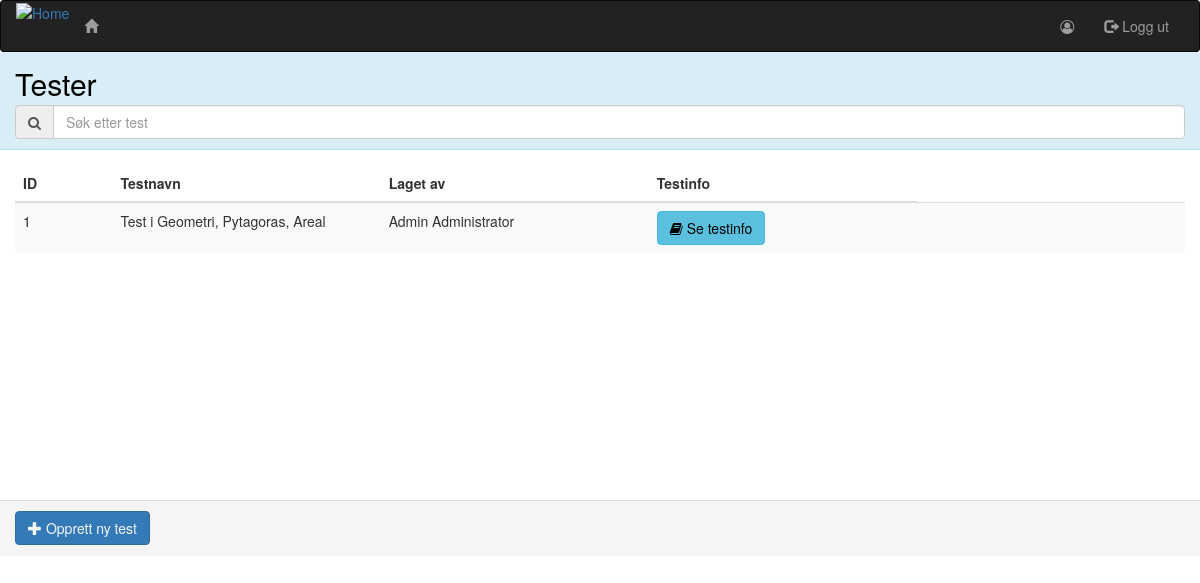
The app's page /matistikk/tester/, older data.
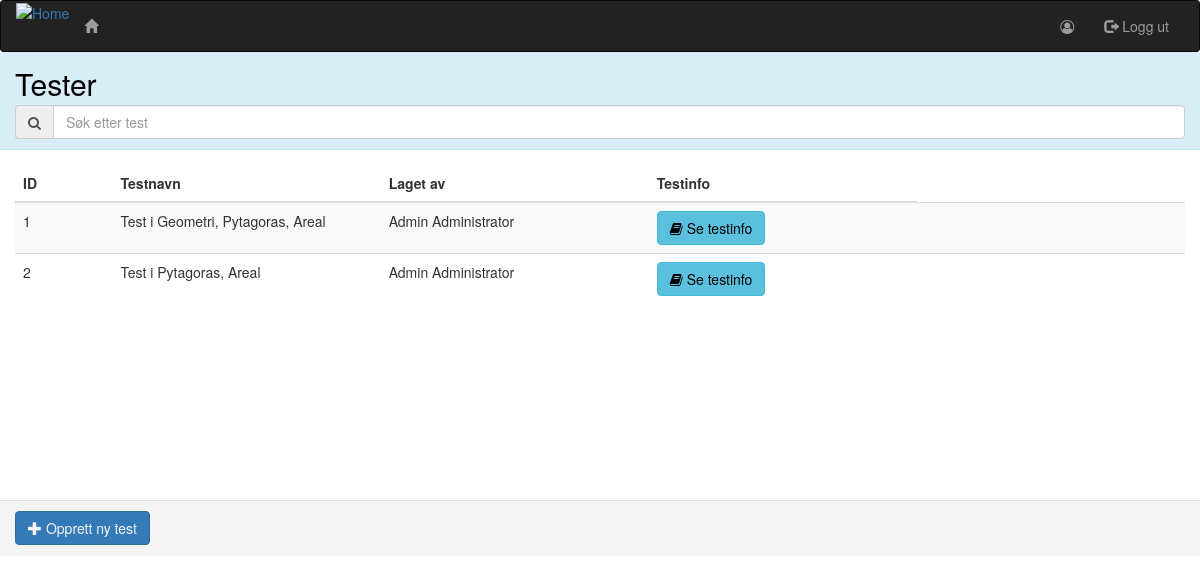
The same page, newer data.
### maths/models.py (models this page shows, shortened)
class TaskCollection(models.Model):
    items = models.ManyToManyField(Item)
    test_name = models.CharField(max_length=100, verbose_name='test navn')
    author = models.ForeignKey(Person)

### administration/models.py (models this page shows, shortened)
class Person(AbstractUser):
    grades = models.ManyToManyField(Grade, default="", blank=True, verbose_name="klasse")
    SEX = [
        ("M", "Gutt"),
        ("F", "Jente")
    ]
    ROLE = [
        (1, "Elev"),
        (2, 'Lærer'),
        (3, 'Skoleadministrator'),
        (4, 'Administrator')
    ]
    sex = models.CharField(max_length=1, choices=SEX, verbose_name="kjønn", null=True)
    date_of_birth = models.DateField(max_length=8, verbose_name='Fødselsdato', null=True)
    role = models.IntegerField(choices=ROLE, default=1, verbose_name='brukertype')
    tests = models.ManyToManyField('maths.Test', blank=True, verbose_name='tester')
    class Meta:
        ordering = ['username']

### maths/views.py (the view)
# urls.py: url(r'tester/$', views.TaskCollectionListView.as_view(), name='taskCollectionList'),
class TaskCollectionListView(AdministratorCheck, generic.ListView):
    template_name = 'maths/taskCollection_list.html'
    model = TaskCollection

### maths/templates/maths/taskCollection_list.html (shortened to what this page needs)
{% extends 'matistikk/base.html' %}
{% block body %}
    <div class="panel panel-info">
        <div class="panel-heading">
            <h2>Tester</h2>
            <div class="input-group">
                    <span class="input-group-addon">
                            <i class="fa fa-search"></i>
                        </span>
                <input type="text" class="form-control" id="search"
                       onkeyup="testSearch('testtable')"
                       placeholder="Søk etter test">
            </div>
        </div>
        <div class="panel-body">
            <div class="tab-content">
                <table class="table table-hover table-striped table-responsive" id="testtable">
                    <thead>
                    <tr>
                        <th class="col-sm-1">ID</th>
                        <th>Testnavn</th>
                        <th>Laget av</th>
                        <th>Testinfo</th>
                    </tr>
                    </thead>
                    <tbody>
                    {% for test in object_list %}
                        <tr class="clickable-row"
                            data-href="{% url 'maths:taskCollectionDetail' test.id %}"
                            style="cursor: pointer">
                            <td>{{ test.id }}</td>
                            <td>{{ test.test_name }}</td>
                            <td>{{ test.author.get_full_name }}</td>
                            <td>
                                <button class="btn btn-info"><i class="fa fa-book" aria-hidden="true"></i> Se testinfo
                                </button>
                            </td>
                            <td></td>
                        </tr>
                    {% endfor %}
                    </tbody>
                </table>
            </div>
        </div>
        <div class="panel-footer">
            <a class="btn btn-primary" href="{% url 'maths:taskCollectionCreate' %}"><span
                    class="glyphicon glyphicon-plus"
                    aria-hidden="true"></span> Opprett ny test</a>
        </div>
    </div>
{% endblock %}

Row changes from the older to the newer data that the page shows:
added TaskCollection: id "2", test_name "Test i Pytagoras, Areal", author.get_full_name "Admin Administrator"
